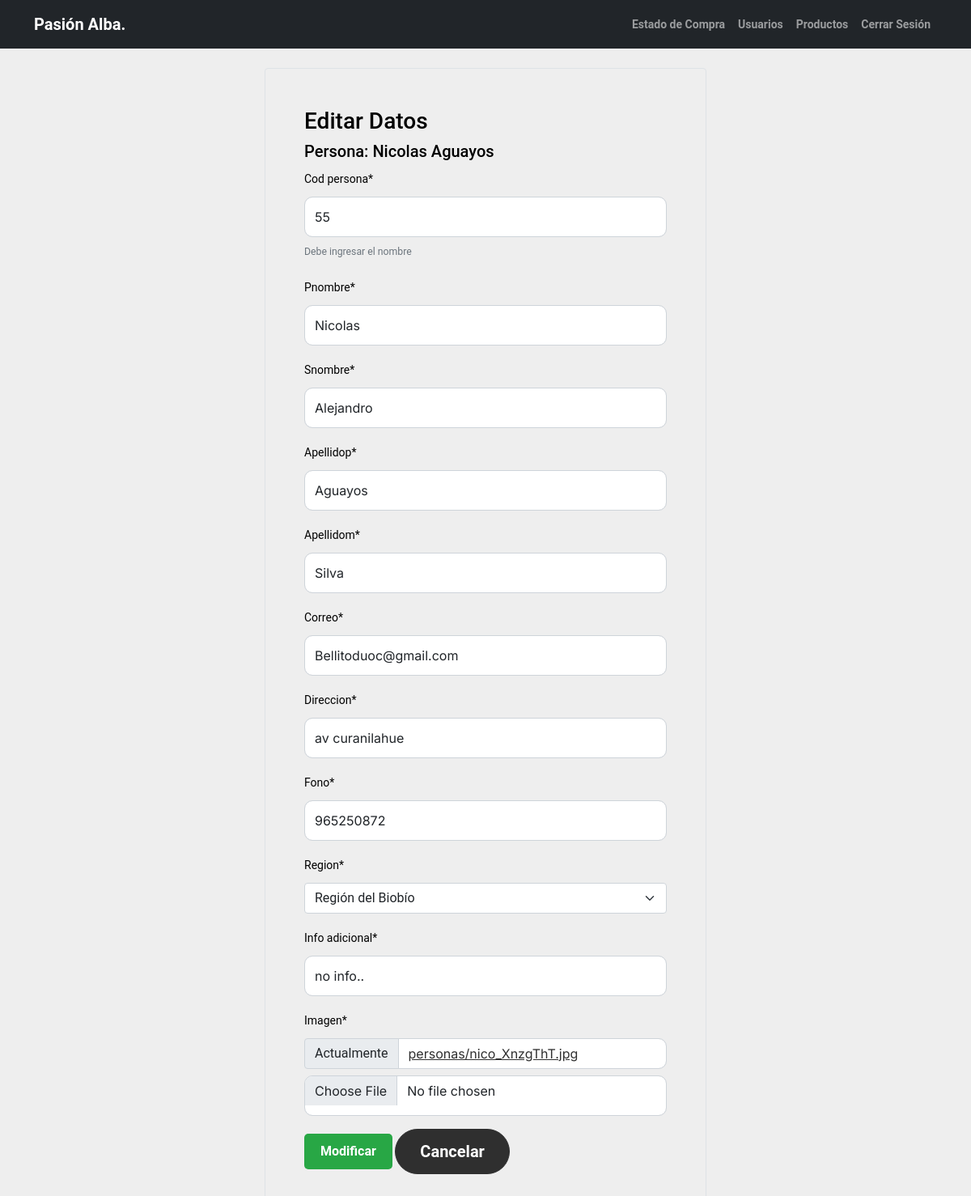
/modificarpersona/55, run on the app's committed database.
### aplicacion/models.py (models this page shows)
class Persona (models.Model):
    cod_persona    =  models.IntegerField(primary_key=True,  validators=[MinValueValidator(1), MaxValueValidator(999999999)])
    pnombre        =  models.CharField(max_length=20, null=False)
    snombre        =  models.CharField(max_length=20, null=True)
    apellidop      =  models.CharField(max_length=20, null=False)
    apellidom      =  models.CharField(max_length=20, null=False)
    correo         =  models.EmailField(error_messages="El correo")
    direccion      =  models.CharField(max_length=50, null=False)
    celular        =  models.IntegerField(verbose_name="Fono", validators=[MinValueValidator(100000000), MaxValueValidator(999999999)])
    region         =  models.CharField(max_length=25, choices=REGIONES, default="CONCEPCION")
    info_adicional =  models.CharField(max_length=100, null=False)
    imagen= models.ImageField(upload_to='personas',null=True)

### aplicacion/views.py (the view)
# urls.py: path('modificarpersona/<int:id>', views.modificarpersona, name= 'modificarpersona'),
def modificarpersona(request, id):
    persona = get_object_or_404(Persona, cod_persona=id)
    form = UpdatePersonaForm(instance=persona)
    datos = {
        "form": form,
        "persona": persona
    }
    if request.method == "POST":
        form = UpdatePersonaForm(data=request.POST, files=request.FILES, instance=persona)
        if form.is_valid():
            form.save()
            messages.warning(request, 'Pesona Modificada')
            return redirect(to="personas")
    return render(request, 'aplicacion/modificarpersona.html', datos)

### aplicacion/forms.py
class UpdatePersonaForm(forms.ModelForm):
    cod_persona=forms.CharField(max_length=10,
                        error_messages={"required":"Ingrese el primer nombre"},
                        help_text="Debe ingresar el nombre")
    class Meta:
        model = Persona
        fields = ['cod_persona','pnombre','snombre',
                  'apellidop','apellidom', 'correo',
                  'direccion', 'celular', 'region',
                  'info_adicional', 'imagen']

### aplicacion/templates/aplicacion/modificarpersona.html (shortened to what this page needs)
{% load static %}
{% load crispy_forms_tags %}
<head>
    <link href="{% static 'aplicacion/css/bootstrap.min.css' %}" rel="stylesheet">
    <link rel="stylesheet" href="https://cdnjs.cloudflare.com/ajax/libs/font-awesome/6.0.0-beta3/css/all.min.css">
    <link href="{% static 'aplicacion/css/tiny-slider.css' %}" rel="stylesheet">
    <link href="{% static 'aplicacion/css/style.css' %}" rel="stylesheet">
</head>
   <nav class="custom-navbarr navbar navbar-expand-md navbar-dark bg-dark" aria-label="Furni navigation bar" style="font-weight: bold;">
    <div class="container">
        <a class="navbar-brand" href="{% url "panelcontrol" %}">Pasión Alba<span>.</span></a>
        <div class="collapse navbar-collapse" id="navbarsFurni">
            <ul class="custom-navbar-nav navbar-nav ms-auto mb-2 mb-md-0">
                <li class="nav-item ">
                    <a class="nav-link" href="{% url 'panelcontrolestadocompra' %}">Estado de Compra</a>
                </li>
                <li class="nav-item">
                    <a class="nav-link" href="{% url 'personas' %}">Usuarios</a>
                </li>
                <li class="nav-item">
                    <a class="nav-link" href="{% url 'productos' %}">Productos</a>
                </li>
                <li class="nav-item">
                    <a class="nav-link" href="{% url 'panelcerrarsesion' %}">Cerrar Sesión</a>
                </li>
            </ul>
        </div>
    </div>
</nav>
<div class="container">
    <div class='mt-4 mb-5'>
        <div class="row">
            <div class="col-lg-3"></div>
            <div class="col-lg-6">
                <div class="p-5 border rounded" style="color: black;">
                    <h3>Editar Datos</h3>
                    <h5>Persona: {{persona.pnombre}} {{persona.apellidop}} </h5>
                    <form action="" method="post" enctype="multipart/form-data">
                        {{form | crispy}}
                        <div class="mt-3">
                            <input type="submit" value="Modificar" class="btn btn-success btn-lg">
                            <a href="{% url "personas" %}"><input type="button" value="Cancelar" class="btn btn-danger btn-lg"></a>
                        </div>
                    </form>
                </div>
            </div>
            <div class="col-lg-3"></div>
        </div>
    </div>
</div>

### aplicacion/static/aplicacion/css/style.css (style rules this page uses)
a { text-decoration: none; -webkit-transition: .3s all ease; -o-transition: .3s all ease; transition: .3s all ease; color: #2f2f2f; text-decoration: underline; }
.btn { font-weight: 600; padding: 12px 30px; border-radius: 30px; color: #ffffff; background: #2f2f2f; border-color: #2f2f2f; }
.form-control { height: 50px; border-radius: 10px; font-family: "Inter", sans-serif; }
.btn-success { background-color: var(--light-green); border: none; }
.btn-success { background-color: #627254; border: none; transition: background-color 0.3s ease; }
.btn-success { background-color: #28a745; border: none; color: white; padding: 10px 20px; text-align: center; text-decoration: none; display: inline-block; font-size: 16px; transition: background-color 0.3s, transform 0.2s; cursor: pointer; border-radius: 5px; }

### data on the page
Persona: pnombre "Nicolas", apellidop "Aguayos", cod_persona "55", snombre "Alejandro", apellidom "Silva", correo "Bellitoduoc@gmail.com", direccion "av curanilahue", celular "965250872", region "Región del Biobío", info_adicional "no info.."
